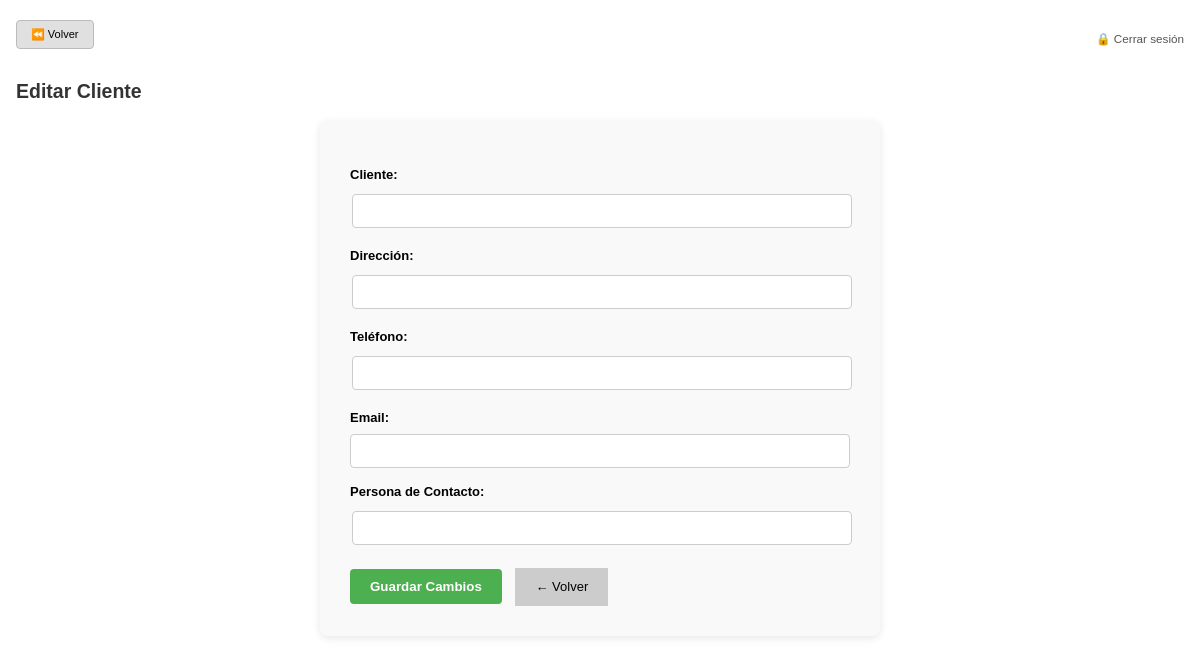
/clientes/editar/9 (signed in), run on an earlier commit of the app's database.
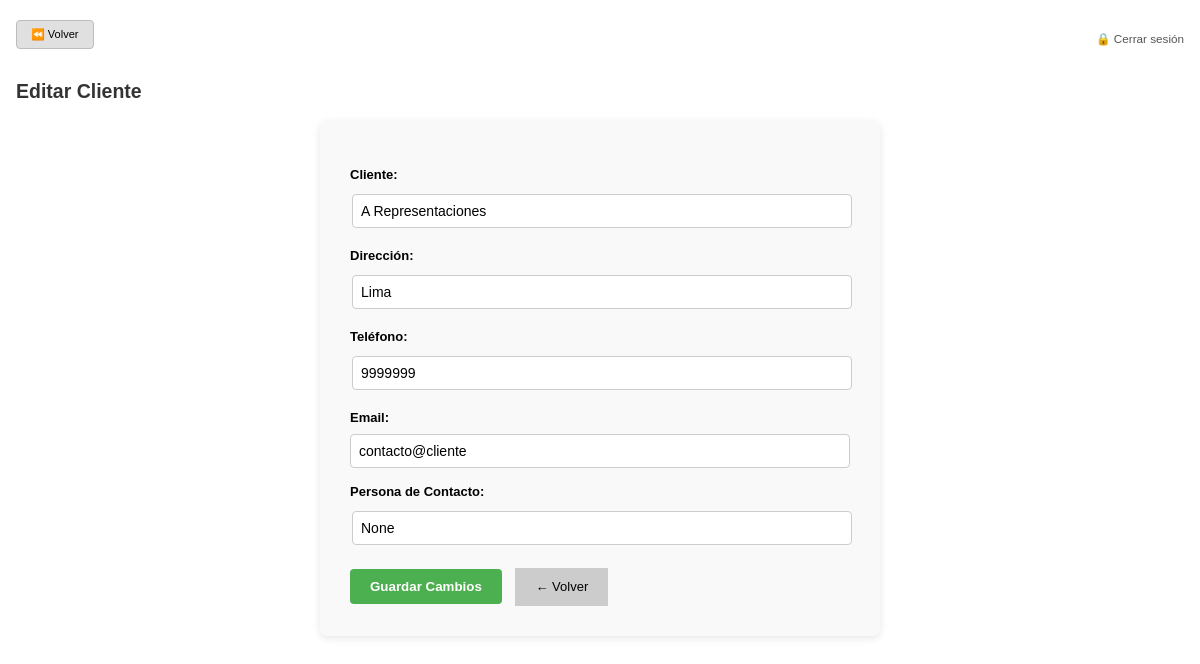
And on a later commit of the database.
### tables this page shows
CREATE TABLE clientes (
    id INTEGER PRIMARY KEY AUTOINCREMENT,
    nombre TEXT NOT NULL UNIQUE,
    direccion TEXT,
    telefono TEXT,
    email TEXT,
    contacto_principal TEXT,
    notas TEXT
);

### app.py (the view, shortened to what this page needs)
@app.route("/clientes/editar/<int:id>", methods=["GET", "POST"])
def editar_cliente(id):
    conn = get_db_connection()
    cursor = conn.cursor()
    cursor.execute("SELECT * FROM clientes WHERE id = ?", (id,))
    cliente = cursor.fetchone()
    conn.close()
    return render_template("editar_cliente.html", cliente=cliente)

### app.py (called while the page is built)
@app.before_request
def verificar_acceso():
    rutas_publicas = ["/login", "/static", "/favicon.ico"]
    if not session.get("usuario_id"):
        if not any(request.path.startswith(r) for r in rutas_publicas):
            return redirect(url_for('login'))

### utils/db_connection.py (called while the page is built)
def get_db_connection():
    base_dir = os.path.dirname(os.path.abspath(__file__))
    db_path = os.path.join(base_dir, '..', 'database', 'crm_database.db')
    conn = sqlite3.connect(db_path)
    conn.row_factory = sqlite3.Row  # ✅ Esto permite acceder a las columnas por nombre
    return conn

### templates/editar_cliente.html (shortened to what this page needs)
{% extends "base.html" %}
{% block content %}
<h2>Editar Cliente</h2>
<div class="form-container">
  <form method="POST">
    <label>Cliente:</label>
    <input type="text" name="nombre" value="{{ cliente['nombre'] }}" required>
    <label>Dirección:</label>
    <input type="text" name="direccion" value="{{ cliente['direccion'] }}">
    <label>Teléfono:</label>
    <input type="text" name="telefono" value="{{ cliente['telefono'] }}">
    <label>Email:</label>
    <input type="email" name="email" value="{{ cliente['email'] }}">
    <label>Persona de Contacto:</label>
    <input type="text" name="contacto" value="{{ cliente['contacto_principal'] }}">
    <button type="submit" class="button">Guardar Cambios</button>
    <a href="{{ url_for('admin_clientes') }}" class="button-secondary">← Volver</a>
  </form>
</div>
{% endblock %}

What changed in the data, as far as the page shows it:
added clientes: nombre "A Representaciones", direccion "Lima", telefono "9999999", email "contacto@cliente"
Also different on the page:
form field contacto: (not shown) → "None"
